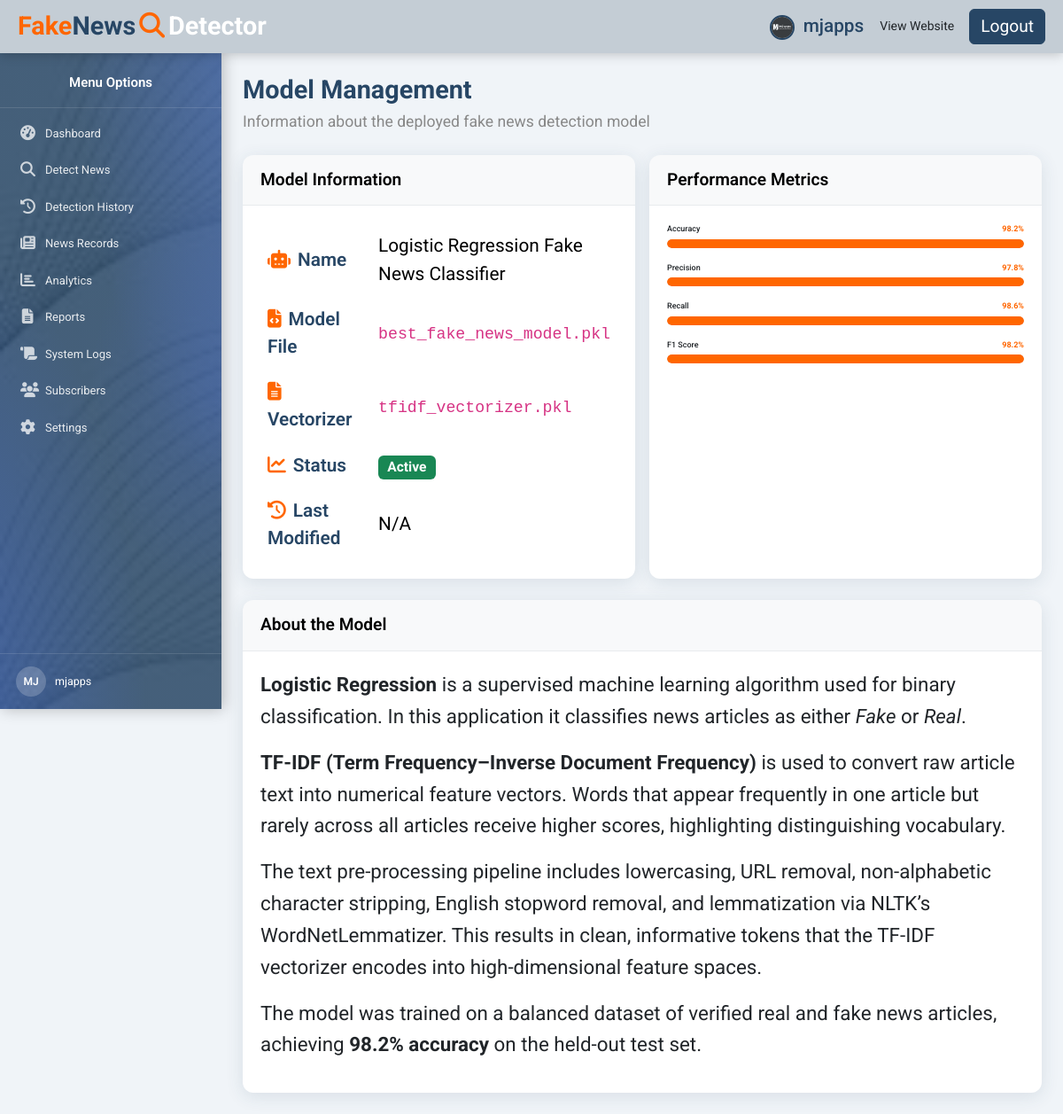
Screenshot of /dashboard/model (signed in) with the database file from the repository.
### models/user.py (models this page shows, shortened)
class User(UserMixin, db.Model):
    __tablename__ = 'users'
    id = db.Column(db.Integer, primary_key=True)
    full_name = db.Column(db.String(150), nullable=False)
    email = db.Column(db.String(150), unique=True, nullable=False)
    username = db.Column(db.String(80), unique=True, nullable=False)
    password_hash = db.Column(db.String(256), nullable=False)
    role = db.Column(db.String(20), nullable=False, default='user')
    is_active = db.Column(db.Boolean, nullable=False, default=True)
    created_at = db.Column(db.DateTime, nullable=False, default=datetime.utcnow)
    last_login = db.Column(db.DateTime, nullable=True)
    profile_photo = db.Column(db.String(256), nullable=True)
    reset_token = db.Column(db.String(100), nullable=True)
    reset_token_expiry = db.Column(db.DateTime, nullable=True)
    detections = db.relationship('DetectionHistory', backref='user', lazy=True)
    articles = db.relationship('NewsRecord', backref='user', lazy=True)
    logs = db.relationship('SystemLog', backref='user', lazy=True)
    @property
    def is_authenticated(self):
        return True

### routes/dashboard.py (the view)
@dashboard_bp.route('/model')
@login_required
def model_management():
    last_modified = None
    try:
        mtime = os.path.getmtime(Config.MODEL_PATH)
        last_modified = datetime.fromtimestamp(mtime).strftime('%Y-%m-%d %H:%M:%S')
    except OSError:
        last_modified = 'N/A'
    model_info = {
        'name': 'Logistic Regression Fake News Classifier',
        'file': os.path.basename(Config.MODEL_PATH),
        'accuracy': 98.2,
        'precision': 97.8,
        'recall': 98.6,
        'f1': 98.2,
        'last_modified': last_modified,
    }
    return render_template('dashboard/model_management.html', model_info=model_info)

### app.py (called while the page is built)
@login_manager.user_loader
def load_user(user_id):
    from models.user import User
    return db.session.get(User, int(user_id))

### templates/dashboard/model_management.html (shortened to what this page needs)
{% extends "base_dashboard.html" %}
{% block page_content %}
<div class="page-header mb-4">
  <h1 class="page-title">Model Management</h1>
  <p class="page-sub">Information about the deployed fake news detection model</p>
</div>
<div class="row g-3 mb-4">
  <div class="col-md-6">
    <div class="dash-card h-100">
      <div class="dash-card-header">Model Information</div>
      <div class="dash-card-body">
        <table class="table table-borderless model-info-table mb-0">
          <tbody>
            <tr>
              <td class="fw-500"><i class="fa-solid fa-robot me-2 text-orange"></i>Name</td>
              <td>{{ model_info.name }}</td>
            </tr>
            <tr>
              <td class="fw-500"><i class="fa-solid fa-file-code me-2 text-orange"></i>Model File</td>
              <td><code>{{ model_info.file }}</code></td>
            </tr>
            <tr>
              <td class="fw-500"><i class="fa-solid fa-file-lines me-2 text-orange"></i>Vectorizer</td>
              <td><code>tfidf_vectorizer.pkl</code></td>
            </tr>
            <tr>
              <td class="fw-500"><i class="fa-solid fa-chart-line me-2 text-orange"></i>Status</td>
              <td><span class="badge bg-success">Active</span></td>
            </tr>
            <tr>
              <td class="fw-500"><i class="fa-solid fa-clock-rotate-left me-2 text-orange"></i>Last Modified</td>
              <td>{{ model_info.last_modified }}</td>
            </tr>
          </tbody>
        </table>
      </div>
    </div>
  </div>
  <div class="col-md-6">
    <div class="dash-card h-100">
      <div class="dash-card-header">Performance Metrics</div>
      <div class="dash-card-body">
        {% set metrics = [
          ('Accuracy',  model_info.accuracy),
          ('Precision', model_info.precision),
          ('Recall',    model_info.recall),
          ('F1 Score',  model_info.f1)
        ] %}
        {% for label, value in metrics %}
        <div class="mb-3">
          <div class="d-flex justify-content-between mb-1">
            <span class="fw-500">{{ label }}</span>
            <span class="fw-700 text-orange">{{ value }}%</span>
          </div>
          <div class="progress" style="height:10px;border-radius:5px">
            <div class="progress-bar metric-bar" role="progressbar"
              data-value="{{ value }}"
              style="background:#Ff6600;border-radius:5px;width:0%;transition:width 1s ease">
            </div>
          </div>
        </div>
        {% endfor %}
      </div>
    </div>
  </div>
</div>
<div class="dash-card">
  <div class="dash-card-header">About the Model</div>
  <div class="dash-card-body">
    <p><strong>Logistic Regression</strong> is a supervised machine learning algorithm used for binary classification. In this application it classifies news articles as either <em>Fake</em> or <em>Real</em>.</p>
    <p><strong>TF-IDF (Term Frequency–Inverse Document Frequency)</strong> is used to convert raw article text into numerical feature vectors. Words that appear frequently in one article but rarely across all articles receive higher scores, highlighting distinguishing vocabulary.</p>
    <p>The text pre-processing pipeline includes lowercasing, URL removal, non-alphabetic character stripping, English stopword removal, and lemmatization via NLTK’s WordNetLemmatizer. This results in clean, informative tokens that the TF-IDF vectorizer encodes into high-dimensional feature spaces.</p>
    <p>The model was trained on a balanced dataset of verified real and fake news articles, achieving <strong>98.2% accuracy</strong> on the held-out test set.</p>
  </div>
</div>
{% endblock %}

### templates/base_dashboard.html (shortened to what this page needs)
<!DOCTYPE html>
<html lang="en">
<head>
  <link href="https://cdn.jsdelivr.net/npm/bootstrap@5.3.3/dist/css/bootstrap.min.css" rel="stylesheet" />
  <link href="https://cdnjs.cloudflare.com/ajax/libs/font-awesome/6.5.2/css/all.min.css" rel="stylesheet" />
  <link rel="stylesheet" href="{{ url_for('static', filename='css/dashboard.css') }}" />
</head>
<body class="dashboard-body">
  <nav class="dashboard-topbar">
    <div class="d-flex align-items-center gap-3">
      <a href="{{ url_for('public.home') }}" class="dash-logo-text text-decoration-none">
        <span class="logo-fake">Fake</span><span class="logo-news">News</span><i class="fa-solid fa-magnifying-glass mx-1 text-orange"></i><span class="logo-detector-w">Detector</span>
      </a>
    </div>
    <div class="d-flex align-items-center gap-2">
      <div class="dropdown">
        <button class="btn btn-link dash-username p-0 dropdown-toggle text-decoration-none" type="button" data-bs-toggle="dropdown" aria-expanded="false">
          {% if current_user.profile_photo %}
            <img src="{{ url_for('static', filename='images/profile_photos/' ~ current_user.profile_photo) }}"
                 alt="avatar" class="topbar-avatar me-1" />
          {% else %}
            <i class="fa-solid fa-circle-user me-1"></i>
          {% endif %}
          {{ current_user.username }}
        </button>
      </div>
      <a href="{{ url_for('public.home') }}" class="btn btn-outline-orange btn-sm">View Website</a>
      <a href="{{ url_for('auth.logout') }}" class="btn btn-dash-logout btn-sm">Logout</a>
    </div>
  </nav>
  <aside class="dashboard-sidebar" id="dashSidebar">
    <div class="sidebar-logo-area" style="text-align:center;">
      Menu Options
    </div>
    <nav class="sidebar-nav">
      <a href="{{ url_for('dashboard.index') }}"
         class="sidebar-item {% if request.endpoint == 'dashboard.index' %}active{% endif %}">
        <i class="fa-solid fa-gauge-high"></i> <span>Dashboard</span>
      </a>
      <a href="{{ url_for('dashboard.detect') }}"
         class="sidebar-item {% if request.endpoint == 'dashboard.detect' %}active{% endif %}">
        <i class="fa-solid fa-magnifying-glass"></i> <span>Detect News</span>
      </a>
      <a href="{{ url_for('dashboard.history') }}"
         class="sidebar-item {% if request.endpoint == 'dashboard.history' %}active{% endif %}">
        <i class="fa-solid fa-clock-rotate-left"></i> <span>Detection History</span>
      </a>
      <a href="{{ url_for('dashboard.records') }}"
         class="sidebar-item {% if request.endpoint == 'dashboard.records' %}active{% endif %}">
        <i class="fa-solid fa-newspaper"></i> <span>News Records</span>
      </a>
      <a href="{{ url_for('dashboard.analytics') }}"
         class="sidebar-item {% if request.endpoint == 'dashboard.analytics' %}active{% endif %}">
        <i class="fa-solid fa-chart-bar"></i> <span>Analytics</span>
      </a>
      <a href="{{ url_for('dashboard.reports') }}"
         class="sidebar-item {% if request.endpoint == 'dashboard.reports' %}active{% endif %}">
        <i class="fa-solid fa-file-lines"></i> <span>Reports</span>
      </a>
      <a href="{{ url_for('dashboard.logs') }}"
         class="sidebar-item {% if request.endpoint == 'dashboard.logs' %}active{% endif %}">
        <i class="fa-solid fa-scroll"></i> <span>System Logs</span>
      </a>
      <a href="{{ url_for('dashboard.subscribers') }}"
         class="sidebar-item {% if request.endpoint == 'dashboard.subscribers' %}active{% endif %}">
        <i class="fa-solid fa-users"></i> <span>Subscribers</span>
      </a>
      <a href="{{ url_for('dashboard.settings') }}"
         class="sidebar-item {% if request.endpoint == 'dashboard.settings' %}active{% endif %}">
        <i class="fa-solid fa-gear"></i> <span>Settings</span>
      </a>
    </nav>
    <div class="sidebar-user-info">
      <div class="user-avatar">{{ current_user.username[:2].upper() }}</div>
      <div>
        <div class="fw-500">{{ current_user.username }}</div>
      </div>
    </div>
  </aside>
  <main class="dashboard-main" id="dashMain">
    {% block page_content %}{% endblock %}
  </main>
</body>
</html>

### rows the page displays
User: profile_photo (picture), username "mjapps", username "MJ"

### other values shown
{{ model_info.name }} "Logistic Regression Fake News Classifier"
{{ model_info.file }} "best_fake_news_model.pkl"
{{ model_info.last_modified }} "N/A"
{{ label }} "Accuracy" "Precision" "Recall" "F1 Score"
{{ value }} "98.2" "97.8" "98.6" "98.2"
